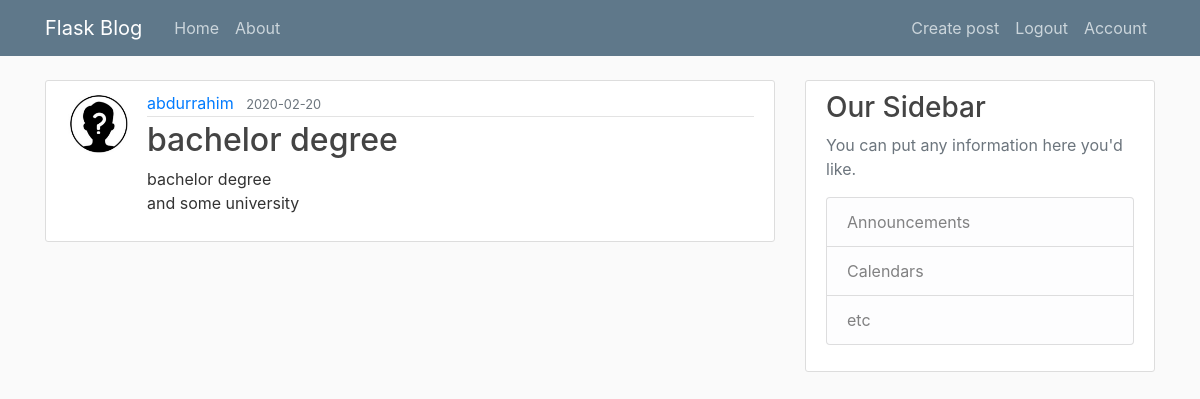
The page /create_post/2 (signed in) on the database its author committed.
### flasky/Models.py (models this page shows, shortened)
class User(db.Model, UserMixin):
    id = db.Column(db.Integer , primary_key = True)
    username = db.Column(db.String(20),unique = True,nullable = False)
    email = db.Column(db.String(120),unique = True,nullable = False)
    image_file = db.Column(db.String(20),default  = "default.jpg")
    password = db.Column(db.String(60),nullable = False)
    posts = db.relationship("Post", backref = 'author',lazy = True)

class Post(db.Model):
    id = db.Column(db.Integer , primary_key = True)
    title = db.Column(db.String(120),nullable= False)
    date_posted = db.Column(db.DateTime, nullable=False, default=datetime.utcnow)
    content = db.Column(db.Text, nullable= False)
    user_id = db.Column(db.Integer, db.ForeignKey("user.id"), nullable=False)

### flasky/Routes.py (the view)
@app.route("/create_post/<int:post_id>", methods = ["GET","POST"])
@login_required
def post(post_id):
    post = Post.query.get(post_id)
    return render_template("post.html", post = post)

### flasky/Models.py (called while the page is built)
@login_manager.user_loader
def load_user(user_id):
    return User.query.get(int(user_id))

### flasky/templates/post.html (shortened to what this page needs)
{% extends "layout.html" %}
{% block content %}
  <article class="media content-section">
    <img class="rounded-circle article-img" src="{{ url_for('static', filename='profile_pics/' + post.author.image_file) }}">
    <div class="media-body">
      <div class="article-metadata">
        <a class="mr-2" href="{{url_for('user_posts',username=post.author.username)}}">{{ post.author.username }}</a>
        <small class="text-muted">{{ post.date_posted.strftime('%Y-%m-%d') }}</small>
      </div>
      <h2 class="article-title">{{ post.title }}</h2>
      <p class="article-content">{{ post.content }}</p>
    </div>
  </article>
{% endblock content %}

### flasky/static/main.css (style rules this page uses)
body { background: #fafafa; color: #333333; margin-top: 5rem; }
h1, h2, h3, h4, h5, h6 { color: #444444; }
.content-section { background: #ffffff; padding: 10px 20px; border: 1px solid #dddddd; border-radius: 3px; margin-bottom: 20px; }
.article-title { color: #444444; }
.article-content { white-space: pre-line; }
.article-img { height: 65px; width: 65px; margin-right: 16px; }
.article-metadata { padding-bottom: 1px; margin-bottom: 4px; border-bottom: 1px solid #e3e3e3 }

### rows shown on the page
User: image_file (placeholder picture), author.username "abdurrahim"
Post: date_posted "2020-02-20", title "bachelor degree", content "bachelor degree and some university"
